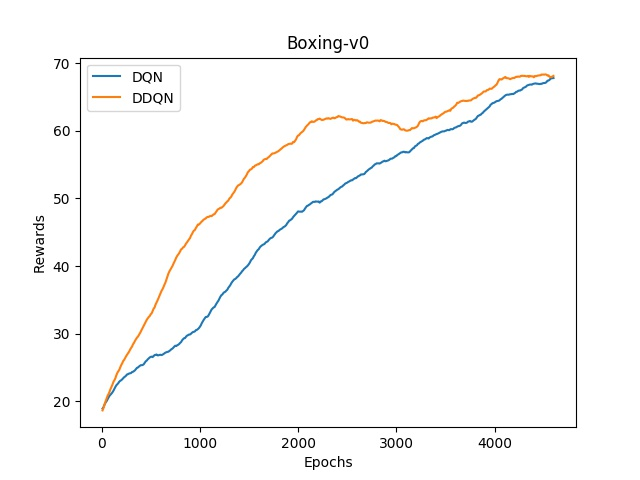

Recreate this plot in Python.
import matplotlib.pyplot as plt
import numpy as np
import seaborn as sns

for name in ['dqn_gamma_boxing_0.99.log', 'dqn_gamma_DDQN_boxing_0.99.log']:
    epochs = []
    rewards = []
    with open(name, 'r') as f:
        for line in f:
            _, epoch, _, _, _, _, _, _, reward, _, _, _, _, _, _ = line.split()
            epoch = int(epoch.split('/')[0])
            reward = float(reward)
            epochs.append(epoch)
            rewards.append(reward)
   
    rewards = np.array(rewards)
    '''
    su = 0
    for i in range(len(rewards)):
        su += rewards[i]
        mean = su / (i + 1)
    print(ci)
    '''
    a1, a2 = [], []
    for _ in range(len(epochs) - 100):
        a1.append((_ + 1) * 10)
        a2.append(sum(rewards[_:_+100]) / 100)
    print(len(a1), len(a2))
    if 'DDQN' in name:
        '''
        for i, re in enumerate(rewards):
            if i > 0:
                rewards[i] = np.clip(rewards[i], rewards[i - 1] - 8, rewards[i - 1] + 8)
        '''
        #plt.plot(epochs[:566:10], rewards[:566:10], label='DDQN')
        plt.plot(a1[:460], a2[:460], label='DDQN')
    else:
        #plt.plot(epochs[:566:10], rewards[:566:10], label='DQN')
        plt.plot(a1[:460], a2[:460], label='DQN')
plt.legend()
plt.title('Boxing-v0')
plt.xlabel('Epochs')
plt.ylabel('Rewards')
plt.savefig('p3_dqn.jpg')
#plt.show()
